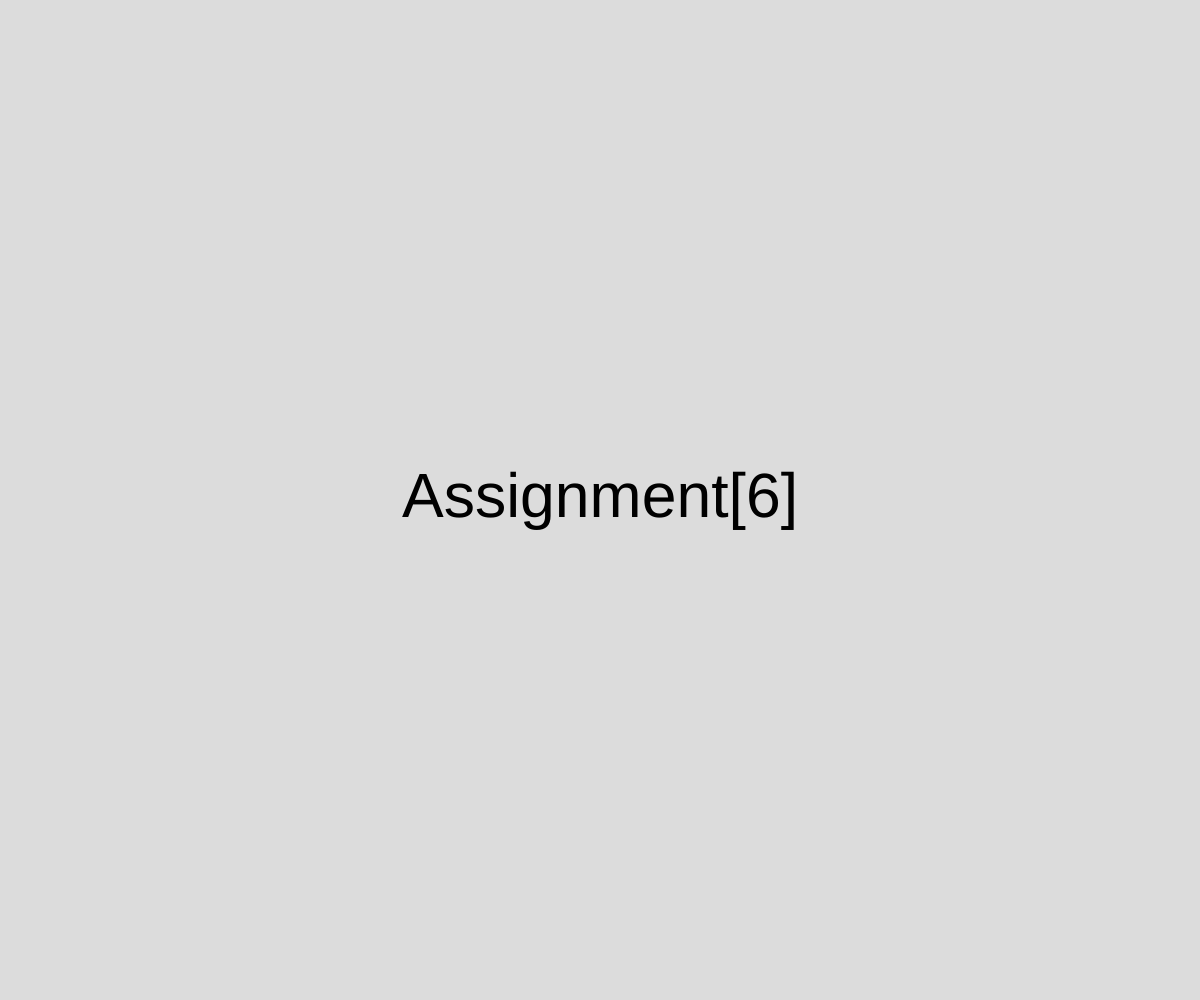
Frame 1 (no input)
Frame 60 (no input): identical to frame 1, image omitted
Frame 120 (the mouse pressed at the canvas centre since frame 60): identical to frame 1, image omitted

The p5.js sketch that drew this single still picture (run headless with seeded random() and noise() and a simulated clock; from frame 60 on, the mouse is pressed at the canvas centre):

// p5.js sketch
// ── sketch.js
function setup() {
  // Create a canvas as big as the container window
  createCanvas(windowWidth, windowHeight);
  textAlign(CENTER, CENTER);
}

function draw() {
  background(220);
  textSize(height / 16);
  text("Assignment[6]", width / 2, height / 2);
}

// This function is called any time the window is resized
function windowResized() {
  // Change the canvas size to fit the window
  resizeCanvas(windowWidth, windowHeight);
}
